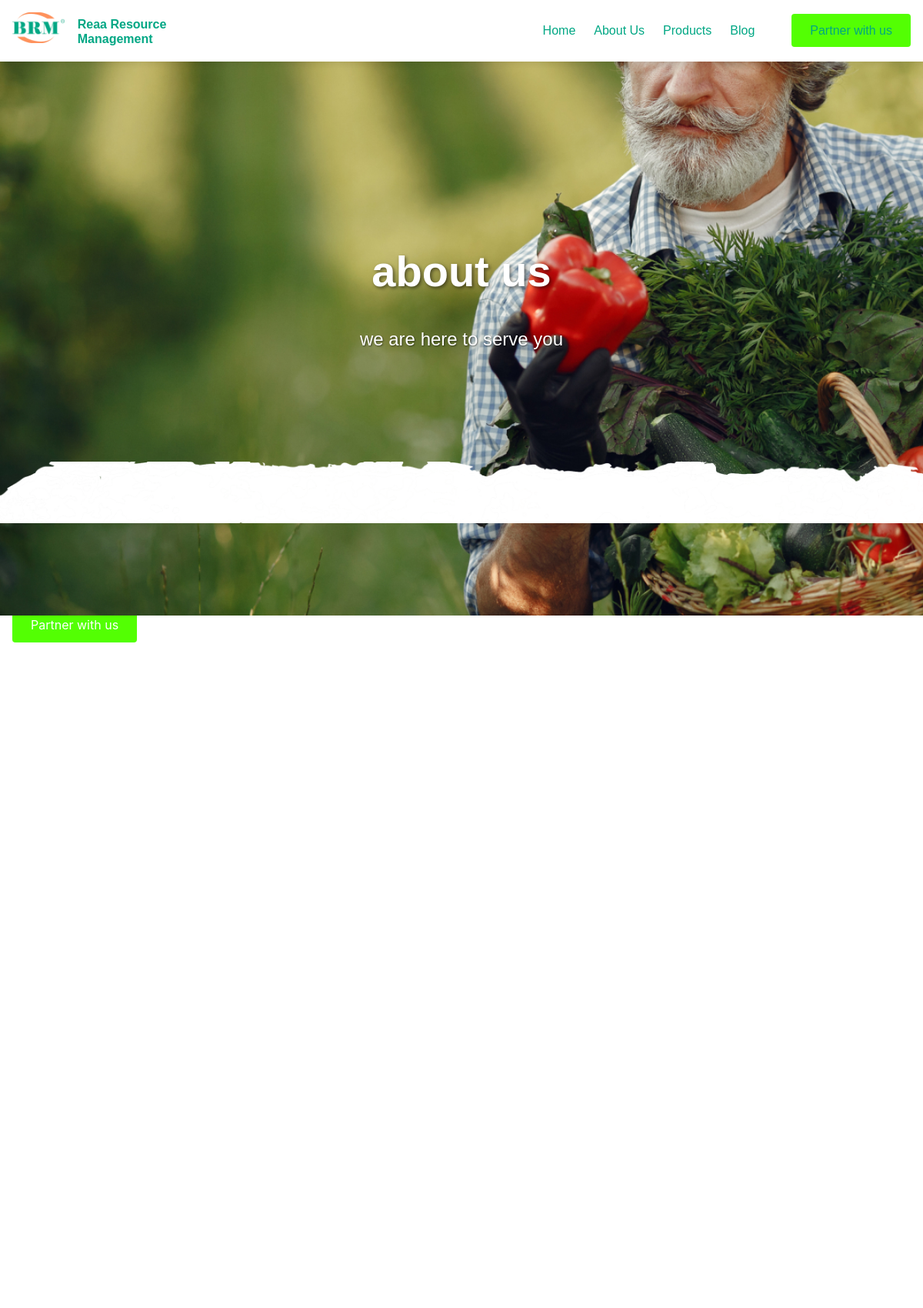
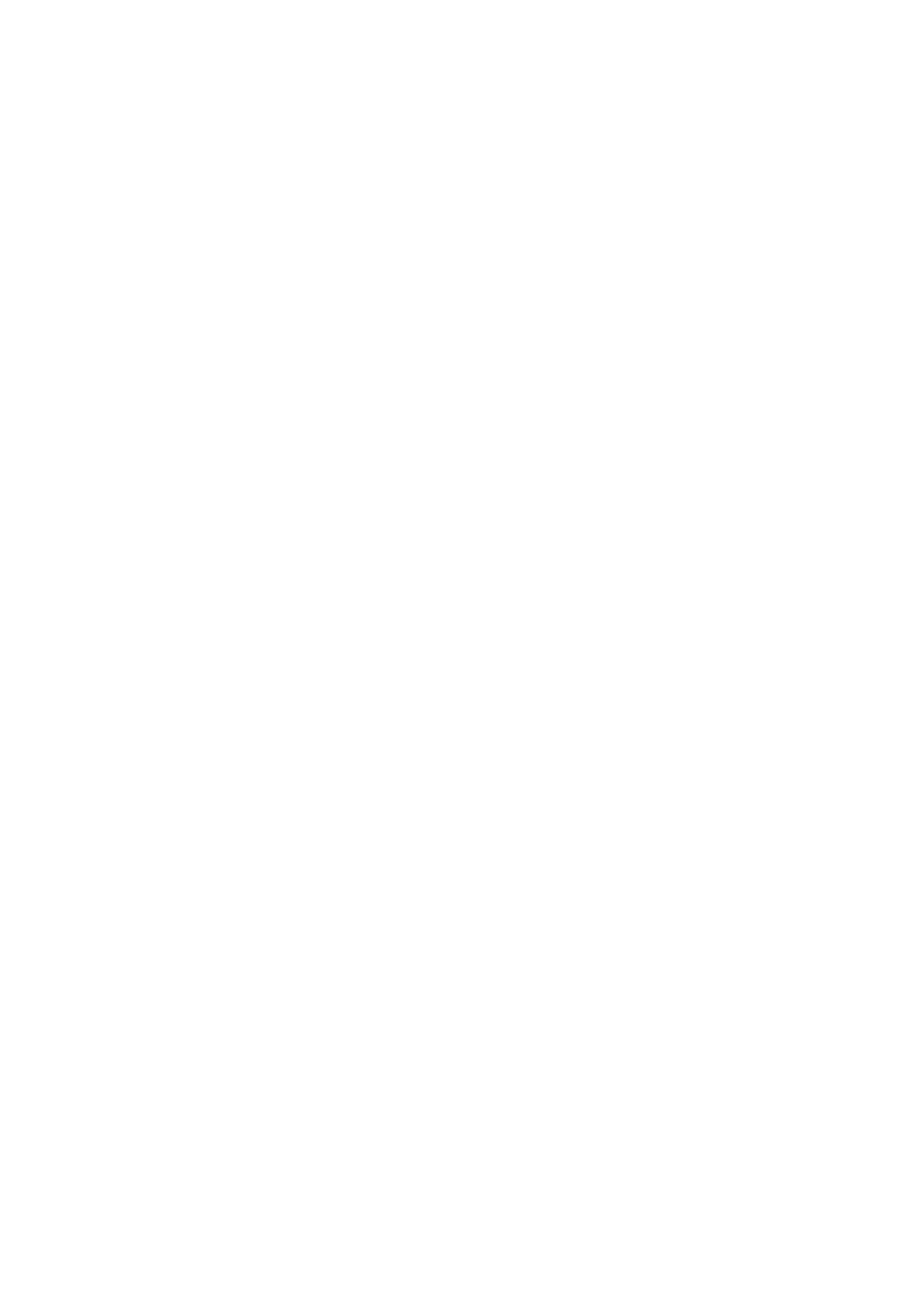
The page /about/ (upper part) on the database its author committed (2 pictures, top to bottom).
### rearm/models.py (models this page shows, shortened)
class Navbar(models.Model):
    logo = models.ImageField(upload_to='navbar/')  # Stores in `media/navbar/`
    site_name = models.CharField(max_length=100)
    def logo_preview(self):
        if self.logo:
            return mark_safe(f'<img src="{self.logo.url}" width="50" />')
        return "No Logo"
    logo_preview.short_description = 'Preview'

class HeroSection(models.Model):
    PAGE_CHOICES = [
        ('home', 'Home'),
        ('services', 'Services'),
        ('products', 'Products'),
        ('about', 'About Us'),
        ('contact', 'Contact Us'),
    ]
    page = models.CharField(max_length=20, choices=PAGE_CHOICES, unique=True)
    background_image = models.ImageField(upload_to='hero/')
    title = models.CharField(max_length=100)
    subtitle = models.TextField(blank=True)
    primary_cta_text = models.CharField(
        max_length=50,
        blank=True,
        help_text="Main button text (e.g. 'Get Started')"
    )
    primary_cta_link = models.CharField(
        max_length=200,
        blank=True,
        validators=[
            RegexValidator(
                regex=r'^(https?://|/|[\w-]+$)',
                message="Enter either: (1) URL name (e.g. 'services'), (2) Path (e.g. '/services/'), or (3) Full URL"
            )
        ],
        help_text="Examples:<br>"
                 "- URL name: 'services'<br>"
                 "- Path: '/services/'<br>"
                 "- Full URL: 'https://example.com'"
    )
    secondary_cta_text = models.CharField(
        max_length=50,
        blank=True,
        help_text="Secondary button text (e.g. 'Learn More')"
    )
    secondary_cta_link = models.CharField(
        max_length=200,
        blank=True,
        validators=[
            RegexValidator(
                regex=r'^(https?://|/|[\w-]+$)',
                message="Enter either: (1) URL name (e.g. 'services'), (2) Path (e.g. '/services/'), or (3) Full URL"
            )
        ],
        help_text="Examples:<br>"
                 "- URL name: 'services'<br>"
                 "- Path: '/services/'<br>"
                 "- Full URL: 'https://example.com'"
    )

### rearm/views.py (the view)
# urls.py: path('about/', views.about, name='about'),
@require_GET
def about(request):
    try:
        about_content = AboutSection.objects.filter(is_active=True).latest('id')
        leadership = Leadership.objects.all().order_by('display_order')
    except AboutSection.DoesNotExist:
        about_content = None
    team_members = TeamMember.objects.filter(
        is_active=True,
        show_on_about=True
        ).order_by('order')
    context = {
        'leadership': leadership,
        'about_content': about_content,
        'team_members': team_members,
        'page_name': 'about',
        'meta_title': getattr(about_content, 'meta_title', 'About Us | Your Company'),
        'meta_description': getattr(about_content, 'meta_description', 'Learn about our company and team'),
        'canonical_url': request.build_absolute_uri(request.path)
    }
    return render(request, 'rearm/about.html', context)

### rearm/context_processors.py (called while the page is built)
def global_context(request):
    context = {}
    context['navbar'] = Navbar.objects.first()
    context['hero_sections'] = {
        hero.page: hero for hero in HeroSection.objects.all()
    } if HeroSection.objects.exists() else {}
    context['company'] = CompanyInfo.objects.first()
    context['current_year'] = datetime.now().year
    return context

### rearm/models.py (called while the page is built)
    def icon_class(self):
        return f"fab fa-{self.platform}"

### rearm/templatetags/custom_filters.py (called while the page is built)
@register.filter
def dict_key(d, key):
    return d.get(key, None)

### rearm/templates/rearm/about.html (shortened to what this page needs)
{% extends "base.html" %}
{% load static %}
{% block content %}
  <main class="about-main">
    {% with page_name="about" %}
      {% include "includes/hero.html" %}
    {% endwith %}
   <div class="nav-right">
    <a href="#" class="contact-modal-btn" data-trigger-modal="contactModal" >Partner with us</a>
</div>
  </main>
{% endblock %}

### templates/includes/navbar.html (shortened to what this page needs)
{% load static %}
<nav class="navbar">
  <div class="navbar-container">
    <div class="brand-wrapper">
      {% if navbar %}
        <a href="/" class="navbar-brand">
          <img src="{{ navbar.logo.url }}" alt="{{ navbar.site_name }}" class="logo">
          <span class="site-name">{{ navbar.site_name }}</span>
        </a>
      {% else %}
        <a href="/" class="navbar-brand">
          <img src="{% static 'images/default-logo.png' %}" alt="Default Logo" class="logo">
          <span class="site-name">My Site</span>
        </a>
      {% endif %}
    </div>
    <div class="navbar-links" id="main-nav-links">
      <div class="nav-center">
        <a href="/">Home</a>
        <a href="/about">About Us</a>
        <a href="{% url 'product_list' %}">Products</a>
        <a href="{% url 'post_list_all' %}">Blog</a>
      </div>
      <div class="nav-right">
        <a href="#" class="contact-modal-btn">Partner with us</a>
     </div>
    </div>
  </div>
</nav>

### templates/includes/hero.html (shortened to what this page needs)
{% load static custom_filters %}
{% with hero=hero_sections|dict_key:page_name|default:None %}
<div class="hero-section" {% if hero and hero.background_image %}style="background-image: url('{{ hero.background_image.url }}')"{% endif %}>
  <div class="hero-grunge">
    <img src="{% static 'img/grunge.png' %}" alt="">
  </div>
  <div class="hero-content">
    <h1 class="hero-title">{{ hero.title|default:"Default Title" }}</h1>
    {% if hero and hero.subtitle %}
      <p class="hero-subtitle">{{ hero.subtitle }}</p>
    {% endif %}
  </div>
</div>
{% endwith %}

### blog/static/blog/css/main.css (style rules this page uses)
body { font-family: Arial, sans-serif; margin: 0; padding: 0; background: #f4f4f4; }
h1 { margin-bottom: 1.5rem; font-size: 2rem; text-align: center; }

### static/css/navbar.css (style rules this page uses)
.navbar { background: white; box-shadow: 0 2px 10px rgba(0,0,0,0.1); position: fixed; width: 100%; top: 0; left: 0; z-index: 1000; font-family: 'TT Firs Neue Trl', sans-serif; font-size: 16px; }
.navbar-container { display: flex; justify-content: space-between; align-items: center; max-width: 1200px; margin: 0 auto; padding: 1rem; }
.brand-wrapper { display: flex; align-items: center; }
.logo { height: 40px; margin-right: 12px; }
.site-name { font-weight: 600; color: #00A784; display: inline-block; max-width: 120px; line-height: 1.2; }
.navbar-links { display: flex; align-items: center; gap: 2rem; }
.nav-center { display: flex; gap: 1.5rem; }
.nav-right { margin-left: 1rem; }
.navbar a { color: #00A784; text-decoration: none; font-weight: 500; }

### static/css/hero.css (style rules this page uses)
.hero-section { height: 100vh; background-size: cover; background-position: center; background-repeat: no-repeat; display: flex; align-items: center; justify-content: center; text-align: center; position: relative; color: white; font-family: 'TT Firs Neue Trl', sans-serif; overflow: hidden; }
.hero-section::before { content: ''; position: absolute; top: 0; left: 0; width: 100%; height: 100%; z-index: 1; }
.hero-content { position: relative; z-index: 2; max-width: 800px; padding: 2rem; }
.hero-title { font-family: 'Monument', sans-serif !important; color: rgb(255, 255, 255); font-size: 3.5rem; font-weight: 800; margin-bottom: 1.5rem; text-shadow: 2px 2px 4px rgba(0,0,0,0.5); }
.hero-subtitle { font-family: 'TT Firs Neue Trl', sans-serif; font-size: 1.5rem; margin-bottom: 2rem; text-shadow: 1px 1px 2px rgba(0,0,0,0.5); }
.hero-grunge { position: absolute; top: 600px; left: 0; width: 100%; z-index: 1; }
.hero-grunge img { width: 100%; display: block; }

### static/css/services.css (style rules this page uses)
h1 { text-align: center; font-size: 2.5rem; color: #2c3e50; margin-bottom: 3rem; }

### static/css/about.css (style rules this page uses)
.about-main { margin-bottom: 50px; }

### static/css/modal-contact.css (style rules this page uses)
.contact-modal-btn { background-color: #53ff03; color: white; border: none; padding: 0.8rem 1.5rem; font-size: 1rem; border-radius: 4px; cursor: pointer; transition: all 0.3s ease; }

### static/css/post_detail.css (style rules this page uses)
:root { --primary-color: #4361ee; --secondary-color: #3f37c9; --text-color: #333; --light-text: #666; --lighter-text: #999; --border-color: #e1e1e1; --bg-light: #f8f9fa; --spacing-unit: 1rem; --border-radius: 6px; }
* { box-sizing: border-box; margin: 0; padding: 0; }
body { font-family: -apple-system, BlinkMacSystemFont, 'Segoe UI', Roboto, Oxygen, Ubuntu, Cantarell, sans-serif; line-height: 1.6; color: var(--text-color); background-color: #fff; }
a { color: var(--primary-color); text-decoration: none; transition: color 0.2s ease; }
img { max-width: 100%; height: auto; }

### static/css/blog.css (style rules this page uses)
:root { --primary: #6C5CE7; --secondary: #A29BFE; --accent: #FD79A8; --dark: #2D3436; --light: #F5F6FA; --gray: #636E72; --light-gray: #DFE6E9; --white: #FFFFFF; --shadow: 0 10px 30px rgba(0,0,0,0.1); --radius: 12px; --transition: all 0.3s ease; }

### rows shown on the page
Navbar: logo (picture), site_name "Reaa Resource Management"
HeroSection: background_image (picture), title "about us", subtitle "we are here to serve you"
